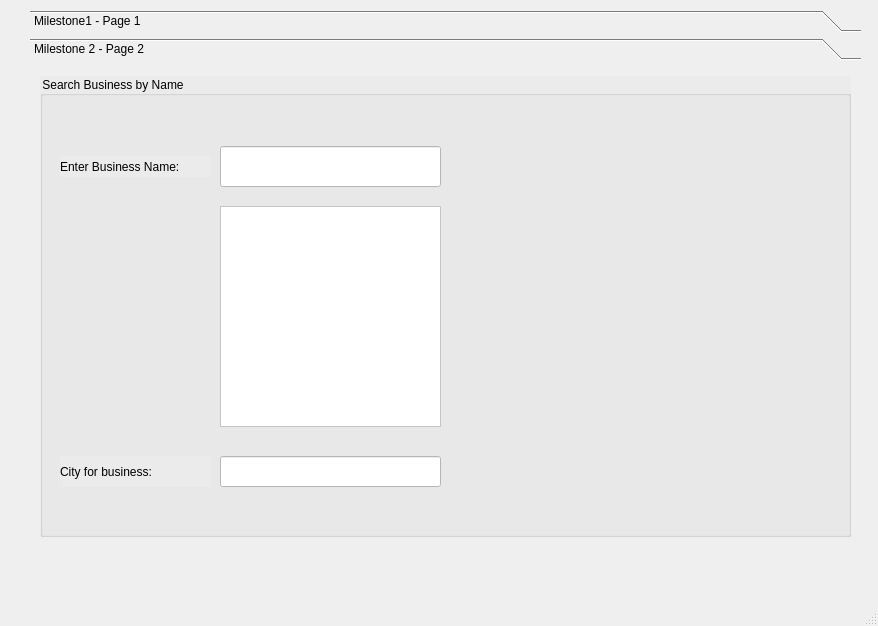
<?xml version="1.0" encoding="UTF-8"?>
<ui version="4.0">
 <class>MainWindow</class>
 <widget class="QMainWindow" name="MainWindow">
  <property name="geometry">
   <rect>
    <x>0</x>
    <y>0</y>
    <width>878</width>
    <height>626</height>
   </rect>
  </property>
  <property name="windowTitle">
   <string>MainWindow</string>
  </property>
  <widget class="QWidget" name="centralwidget">
   <widget class="QToolBox" name="toolBox">
    <property name="geometry">
     <rect>
      <x>30</x>
      <y>10</y>
      <width>831</width>
      <height>541</height>
     </rect>
    </property>
    <property name="styleSheet">
     <string notr="true"/>
    </property>
    <property name="currentIndex">
     <number>1</number>
    </property>
    <widget class="QWidget" name="page">
     <property name="geometry">
      <rect>
       <x>0</x>
       <y>0</y>
       <width>831</width>
       <height>481</height>
      </rect>
     </property>
     <attribute name="label">
      <string>Milestone1 - Page 1</string>
     </attribute>
     <widget class="QGroupBox" name="StateCity">
      <property name="geometry">
       <rect>
        <x>0</x>
        <y>20</y>
        <width>331</width>
        <height>401</height>
       </rect>
      </property>
      <property name="styleSheet">
       <string notr="true">font: 11pt &quot;Poor Richard&quot;;
background-color: rgb(181, 206, 227);</string>
      </property>
      <property name="title">
       <string>State / City</string>
      </property>
      <widget class="QComboBox" name="stateList">
       <property name="geometry">
        <rect>
         <x>100</x>
         <y>40</y>
         <width>191</width>
         <height>31</height>
        </rect>
       </property>
       <property name="styleSheet">
        <string notr="true">font: 10pt &quot;Segoe UI&quot;;
background-color: rgb(255, 255, 255);</string>
       </property>
      </widget>
      <widget class="QLabel" name="label">
       <property name="geometry">
        <rect>
         <x>50</x>
         <y>50</y>
         <width>49</width>
         <height>16</height>
        </rect>
       </property>
       <property name="font">
        <font>
         <family>Segoe UI</family>
         <pointsize>12</pointsize>
         <italic>false</italic>
         <bold>false</bold>
        </font>
       </property>
       <property name="styleSheet">
        <string notr="true">font: 12pt &quot;Segoe UI&quot;;</string>
       </property>
       <property name="text">
        <string>State</string>
       </property>
      </widget>
      <widget class="QLabel" name="label_2">
       <property name="geometry">
        <rect>
         <x>50</x>
         <y>120</y>
         <width>49</width>
         <height>16</height>
        </rect>
       </property>
       <property name="font">
        <font>
         <family>Segoe UI</family>
         <pointsize>12</pointsize>
         <italic>false</italic>
         <bold>false</bold>
        </font>
       </property>
       <property name="styleSheet">
        <string notr="true">font: 12pt &quot;Segoe UI&quot;;</string>
       </property>
       <property name="text">
        <string>City</string>
       </property>
      </widget>
      <widget class="QListWidget" name="cityList">
       <property name="geometry">
        <rect>
         <x>100</x>
         <y>110</y>
         <width>191</width>
         <height>251</height>
        </rect>
       </property>
       <property name="styleSheet">
        <string notr="true">background-color: rgb(255, 255, 255);
font: 10pt &quot;Segoe UI&quot;;</string>
       </property>
      </widget>
     </widget>
     <widget class="QGroupBox" name="businessGroup">
      <property name="geometry">
       <rect>
        <x>350</x>
        <y>20</y>
        <width>451</width>
        <height>401</height>
       </rect>
      </property>
      <property name="styleSheet">
       <string notr="true">font: 11pt &quot;Poor Richard&quot;;
background-color: rgb(181, 206, 227);</string>
      </property>
      <property name="title">
       <string>Businesses</string>
      </property>
      <widget class="QTableWidget" name="businessList">
       <property name="geometry">
        <rect>
         <x>10</x>
         <y>20</y>
         <width>401</width>
         <height>361</height>
        </rect>
       </property>
       <property name="styleSheet">
        <string notr="true">background-color: rgb(255, 255, 255);
font: 10pt &quot;Segoe UI&quot;;</string>
       </property>
       <attribute name="horizontalHeaderStretchLastSection">
        <bool>true</bool>
       </attribute>
       <attribute name="verticalHeaderVisible">
        <bool>false</bool>
       </attribute>
      </widget>
     </widget>
    </widget>
    <widget class="QWidget" name="page_2">
     <property name="geometry">
      <rect>
       <x>0</x>
       <y>0</y>
       <width>831</width>
       <height>481</height>
      </rect>
     </property>
     <attribute name="label">
      <string>Milestone 2 - Page 2</string>
     </attribute>
     <widget class="QGroupBox" name="groupBox">
      <property name="geometry">
       <rect>
        <x>10</x>
        <y>10</y>
        <width>811</width>
        <height>461</height>
       </rect>
      </property>
      <property name="styleSheet">
       <string notr="true">background-color: rgb(235, 235, 235);</string>
      </property>
      <property name="title">
       <string>Search Business by Name</string>
      </property>
      <widget class="QLineEdit" name="businessNameSearch">
       <property name="geometry">
        <rect>
         <x>180</x>
         <y>70</y>
         <width>221</width>
         <height>41</height>
        </rect>
       </property>
       <property name="styleSheet">
        <string notr="true">background-color: rgb(255, 255, 255);</string>
       </property>
      </widget>
      <widget class="QLabel" name="label_3">
       <property name="geometry">
        <rect>
         <x>20</x>
         <y>80</y>
         <width>151</width>
         <height>21</height>
        </rect>
       </property>
       <property name="styleSheet">
        <string notr="true">font: 12pt &quot;Segoe UI&quot;;</string>
       </property>
       <property name="text">
        <string>Enter Business Name:</string>
       </property>
      </widget>
      <widget class="QListWidget" name="searchResults">
       <property name="geometry">
        <rect>
         <x>180</x>
         <y>130</y>
         <width>221</width>
         <height>221</height>
        </rect>
       </property>
       <property name="styleSheet">
        <string notr="true">background-color: rgb(255, 255, 255);
border-color: rgb(255, 255, 255);
font: 10pt &quot;Segoe UI&quot;;</string>
       </property>
      </widget>
      <widget class="QLineEdit" name="searchResultCity">
       <property name="geometry">
        <rect>
         <x>180</x>
         <y>380</y>
         <width>221</width>
         <height>31</height>
        </rect>
       </property>
       <property name="font">
        <font>
         <family>Segoe UI</family>
         <pointsize>10</pointsize>
         <italic>false</italic>
         <bold>false</bold>
         <kerning>true</kerning>
        </font>
       </property>
       <property name="styleSheet">
        <string notr="true">font: 10pt &quot;Segoe UI&quot;;
background-color: rgb(255, 255, 255);</string>
       </property>
       <property name="readOnly">
        <bool>true</bool>
       </property>
      </widget>
      <widget class="QLabel" name="label2_2">
       <property name="geometry">
        <rect>
         <x>20</x>
         <y>380</y>
         <width>151</width>
         <height>31</height>
        </rect>
       </property>
       <property name="styleSheet">
        <string notr="true">font: 12pt &quot;Segoe UI&quot;;</string>
       </property>
       <property name="text">
        <string>City for business: </string>
       </property>
      </widget>
     </widget>
    </widget>
   </widget>
  </widget>
  <widget class="QMenuBar" name="menubar">
   <property name="geometry">
    <rect>
     <x>0</x>
     <y>0</y>
     <width>878</width>
     <height>22</height>
    </rect>
   </property>
  </widget>
  <widget class="QStatusBar" name="statusbar"/>
 </widget>
 <resources/>
 <connections/>
</ui>
